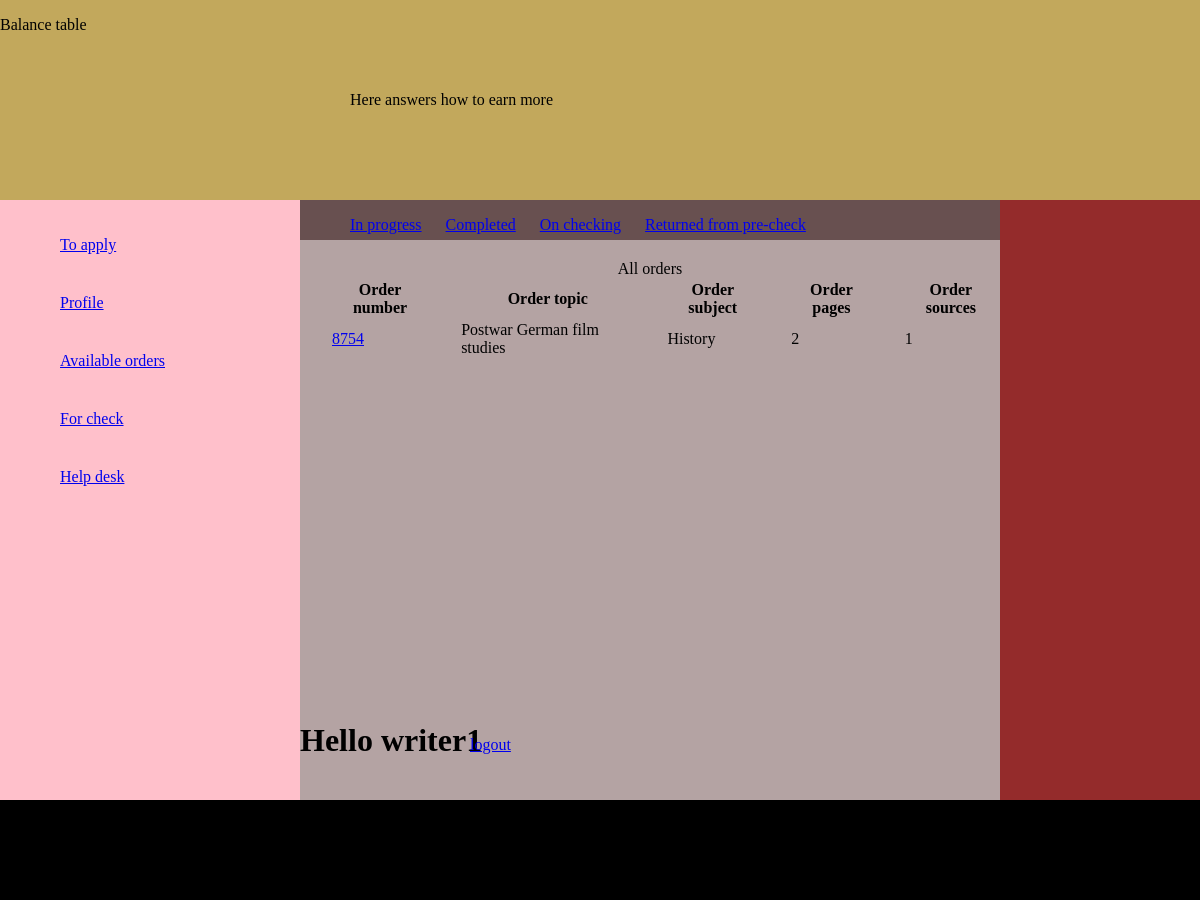
Page /personal/ (signed in) on the earlier database version.
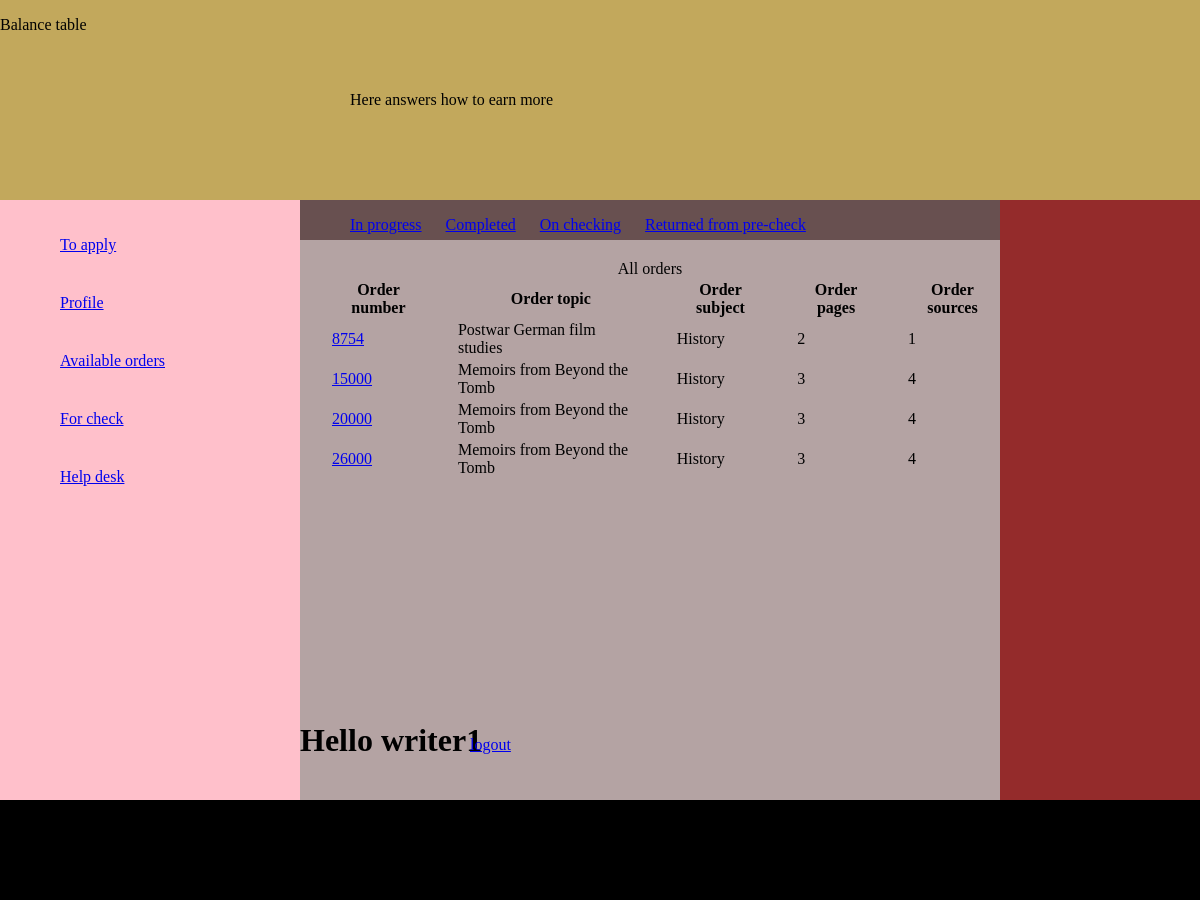
Same page on the later database version.
### app1/models.py (models this page shows, shortened)
class Order_model(models.Model):
	number = models.CharField(max_length=300)
	account = models.CharField(max_length=300, blank=True)
	files = models.CharField(max_length=300, blank=True)
	subject = models.CharField(max_length=300, blank=True)
	topic = models.CharField(max_length=300, blank=True)
	client_deadline = models.CharField(max_length=300, blank=True, null=True)
	price = models.DecimalField(max_digits=8, decimal_places=2, blank=True, null=True)
	number_of_pages = models.IntegerField(blank=True, null=True)
	spaced = models.CharField(max_length=300, blank=True)
	format = models.CharField(max_length=300, blank=True)
	number_of_sources = models.IntegerField(blank=True, null=True)
	abstract = models.BooleanField(blank=True, default=False)
	slieds = models.CharField(max_length=300, blank=True)
	questions = models.CharField(max_length=300, blank=True)
	problems = models.CharField(max_length=300, blank=True)
	paper_type = models.CharField(max_length=300, blank=True)
	assign_date = models.CharField(max_length=300, blank=True, null=True)
	details = models.CharField(max_length=300, blank=True)
	real_time_deadline = models.TimeField(blank=True, null=True)
	status = models.CharField(max_length=300, blank=True, default='available')
	writer_deadline = models.CharField(max_length=300, blank=True, null=True)
	writer_time = models.TimeField(blank=True, null=True)
	writer_number = models.CharField(max_length=300, blank=True)
	words_min = models.IntegerField(blank=True, null=True)
	writer = models.ForeignKey(User, null=True)
	writer_name = models.CharField(max_length=300, null=True)
	writer_email = models.EmailField(max_length=300, blank=True)
	send_date = models.CharField(max_length=300, blank=True, null=True)
	payment = models.DecimalField(max_digits=8, decimal_places=2, blank=True, null=True)
	payment_date = models.CharField(max_length=300, blank=True, null=True)
	client_num_of_order = models.CharField(max_length=300, blank=True)
	controller = models.ForeignKey(UserProfile, null=True)
	times_returned_for_revision = models.IntegerField(default=0)
	def get_absolut_url(self):
		return 'http://127.0.0.1:8000/' + self.number
	class Meta:
		verbose_name = 'Order'
		verbose_name_plural = 'Orders'

### app1/views.py (the view)
# urls.py: url(r'^personal/$', personal),
@login_required
def personal(request):
	user = request.user
	if user.is_authenticated():
		return writer_cabinet(request)
	else:
		return register(request)

### app1/views.py (called while the page is built)
@login_required
def writer_cabinet(request):
	user = request.user
	user_model = User.objects.get(email=user.email)
	orders = user_model.order_model_set.filter(status='in progress')
	if request.method == 'GET':
		return render(request, 'personal.html', {'orders':orders, 'user':user})

### app1/templates/personal.html (shortened to what this page needs)
<html>
<head>
</head>
<body>
	<header>
		<div class='header_container'>
			<div id='balance_table'>
				<p>Balance table</p>
			</div>
			<div id='how_to_earn_more'>
				<p>Here answers how to earn more</p>
			</div>
			<div id= 'rating_tarif_table'>
				<a href='http://127.0.0.1:8000/logout/'>logout</a>
			</div>
			<div id='skills_salary'>
			</div>
		</div>
	</header>
	<main>
		<div class='main_container'>
			<div id='my_orders'>
				<ul class='side_menu'>
					<li><a href="http://127.0.0.1:8000/to_apply_order_list/">To apply</a></li>
					<li><a href="http://127.0.0.1:8000/personal/">Profile</a></li>
					<li><a href="http://127.0.0.1:8000/available_orders/">Available orders</a></li>
					<li><a href="http://127.0.0.1:8000/for_check/">For check</a></li>
					<li><a href="#">Help desk</a></li>
				</ul>
			</div>
			<div id='main_part'>
				<div class='dif_orders'>
					<ul class='order_status'>
						<li><a href="http://127.0.0.1:8000/in_progress_orders/">In progress</a></li>
						<li><a href="http://127.0.0.1:8000/completed_orders/">Completed</a></li>
						<li><a href="http://127.0.0.1:8000/my_orders_on_checking/">On checking</a></li>
						<li><a href="http://127.0.0.1:8000/returned_from_precheck_list/">Returned from pre-check</a></li>
					</ul>
				</div>
				<table class='order_table'>
					{% if orders %}
					<caption>All orders</caption>
					<thead>
						<tr>
						<th>Order number</th>
						<th>Order topic</th>
						<th>Order subject</th>
						<th>Order pages</th>
						<th>Order sources</th>
						</tr>
					</thead>
					<tbody>
						{% for order in orders %}
						<tr>
							<td><a href="{{order.get_absolut_url}}">{{order.number}}</a></td>
							<td>{{order.topic}}</td>
							<td>{{order.subject}}</td>
							<td>{{order.number_of_pages}}</td>
							<td>{{order.number_of_sources}}</td>
						</tr>
						{% endfor %}
					</tbody>
					{% endif %}
				</table>
			<h1 id='hello'>Hello {{user.username}}</h1>
			<p id= 'logout'><a href='http://127.0.0.1:8000/logout/'>logout</a></p>
			</div>
			<div id='shedule'>
			</div>
		</div>
	</main>
	<footer>
		<div class= 'footer_container'>
			<p>footer@ all rights reserver</p>
		</div>
	</footer>
</body>
</html>

Differences in the rows shown:
added Order_model: number "15000", topic "Memoirs from Beyond the Tomb", subject "History", number_of_pages "3", number_of_sources "4"
added Order_model: number "20000", topic "Memoirs from Beyond the Tomb", subject "History", number_of_pages "3", number_of_sources "4"
added Order_model: number "26000", topic "Memoirs from Beyond the Tomb", subject "History", number_of_pages "3", number_of_sources "4"
